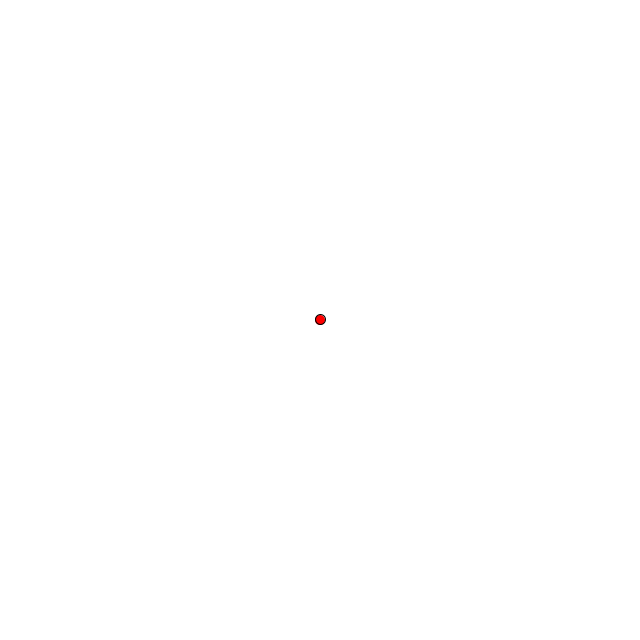
Frame 1 (no input)
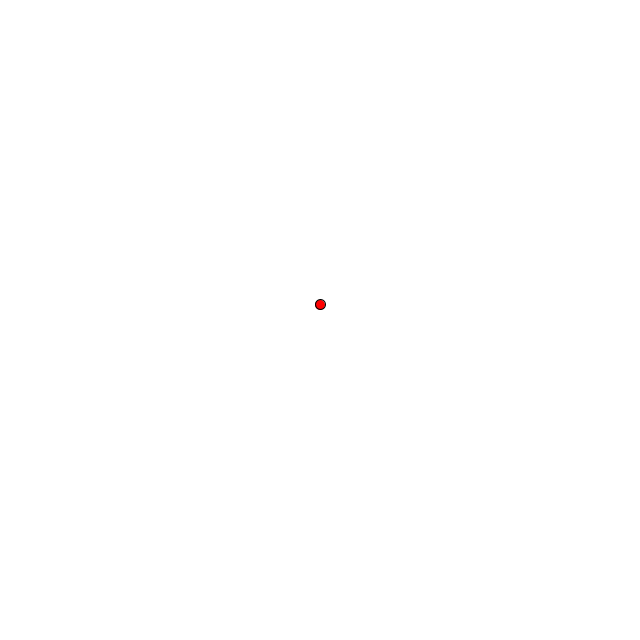
Frame 60 (the mouse pressed at the canvas centre just before this capture)
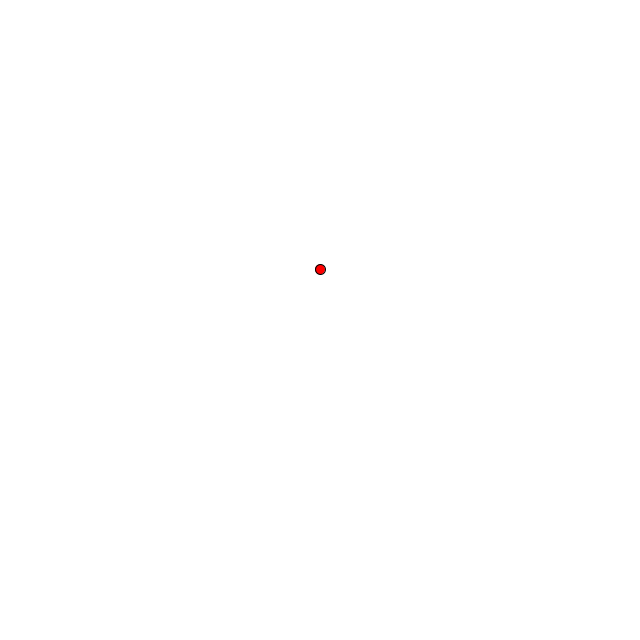
Frame 120 (the mouse held since frame 60 and released just before this capture)

The Processing sketch that drew these frames (run headless with seeded random() and noise(); from frame 60 on, the mouse is pressed at the canvas centre):

// Processing sketch: ex2
// ── ex2.pde
class Mover {
  
  PVector pos;
  PVector vel;
  PVector acc;
  
  float mass;
  
  Mover(PVector _pos, float _mass) {
    pos = _pos;
    vel = new PVector(0, 0);
    acc = new PVector(0, 0);
    
    mass = _mass;
  }
  
  void applyForce(PVector force) {
    PVector f = PVector.div(force, mass);
    acc.add(f);
  }
  
   void update() {
    checkEdges();
    vel.add(acc);
    pos.add(vel);
    acc.mult(0);
    vel.mult(0.99);
 }
 
 void display() {
   stroke(0);
   fill(255, 0, 0);
   ellipse(pos.x, pos.y, 10, 10);
 }
 
 void checkEdges() {
   if (pos.x > width) {
     applyForce(new PVector(-0.5, 0));
   }
   else if (pos.x < 0) {
     applyForce(new PVector(0.5, 0));
   }
   if (pos.y > height) {
     applyForce(new PVector(0, -0.5));
   }
   else if (pos.y < 0) {
     applyForce(new PVector(0, 0.5));
   }
   
 }
 
}

Mover mover;
PVector gravity;

void setup() {
  size(640, 640);
  background(255);
  gravity = new PVector(0, -0.1);
  mover = new Mover(new PVector(width/2, height/2), 10);
}

void draw() {
  background(255);
  if (mousePressed) {
    PVector wind = new PVector(0, 0);
    if (mouseButton == LEFT) wind.add(new PVector(-0.5, 0));
    else if (mouseButton == RIGHT) wind.add(new PVector(0.5, 0));
    mover.applyForce(wind);
  }
  mover.applyForce(gravity);
  mover.update();
  mover.display();
}
